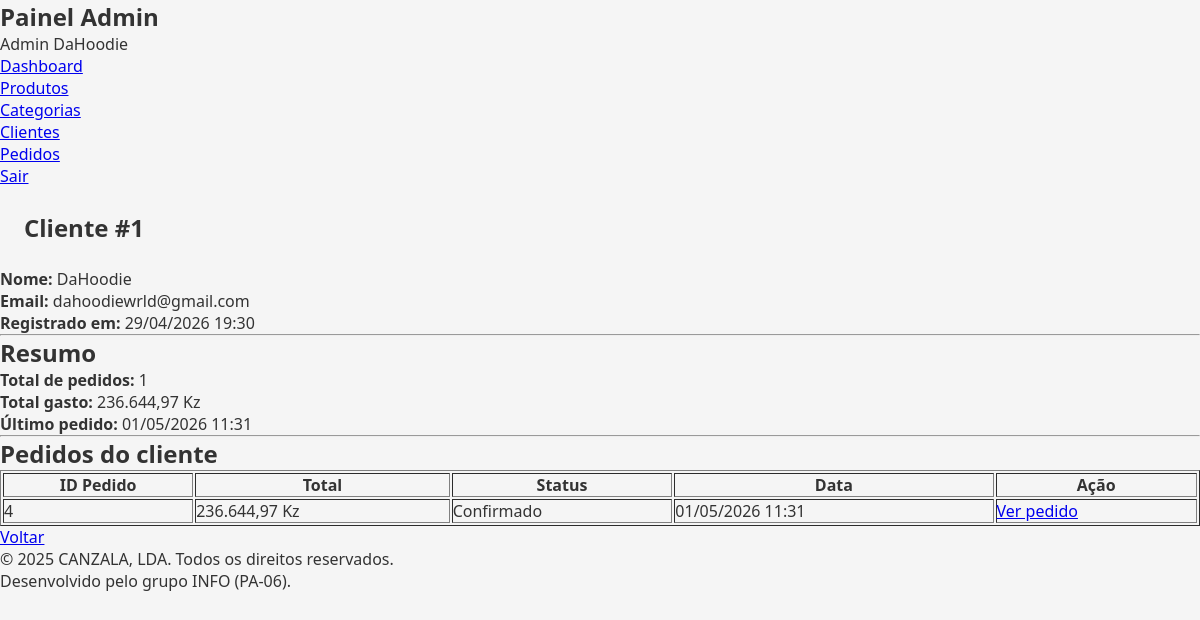
The app's page /admin/clientes/visualizar.php?id=1 (signed in), older data.
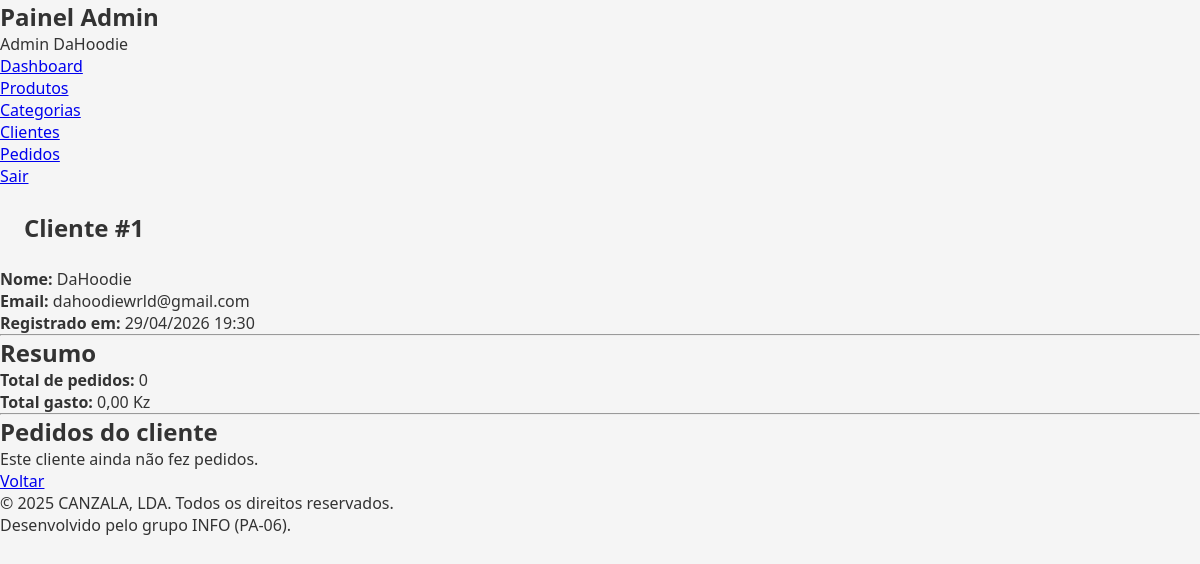
The same page, newer data.
### tables this page shows
CREATE TABLE `pedidos` (
  `id` int(10) UNSIGNED NOT NULL,
  `usuario_id` int(10) UNSIGNED DEFAULT NULL,
  `nome_cliente` varchar(150) NOT NULL,
  `email_cliente` varchar(150) NOT NULL,
  `endereco` text NOT NULL,
  `total` decimal(10,2) NOT NULL,
  `criado_em` timestamp NOT NULL DEFAULT current_timestamp(),
  `status` varchar(50) NOT NULL DEFAULT 'pendente'
);

### admin/clientes/visualizar.php (the view, shortened to what this page needs)
<?php
require_once __DIR__ . '/../../config/db.php';
$id = isset($_GET['id']) ? (int) $_GET['id'] : 0;
$stmt = $pdo->prepare("
    SELECT id, nome, email, criado_em
    FROM usuarios
    WHERE id = ?
    LIMIT 1
");
$stmt->execute([$id]);
$cliente = $stmt->fetch(PDO::FETCH_ASSOC);
$stmt = $pdo->prepare("
    SELECT
        COUNT(*) AS total_pedidos,
        COALESCE(SUM(total), 0) AS total_gasto,
        MAX(criado_em) AS ultimo_pedido
    FROM pedidos
    WHERE usuario_id = ?
");
$stmt->execute([$id]);
$resumo = $stmt->fetch(PDO::FETCH_ASSOC);
$stmt = $pdo->prepare("
    SELECT id, total, status, criado_em
    FROM pedidos
    WHERE usuario_id = ?
    ORDER BY id DESC
");
$stmt->execute([$id]);
$pedidos = $stmt->fetchAll(PDO::FETCH_ASSOC);
require_once __DIR__ . '/../../includes/header.php';
require_once __DIR__ . '/../../includes/admin_sidebar.php';
?>
<main>
    <section class="section">
        <h1>Cliente #<?= (int) $cliente['id'] ?></h1>
        <p><strong>Nome:</strong> <?= htmlspecialchars($cliente['nome']) ?></p>
        <p><strong>Email:</strong> <?= htmlspecialchars($cliente['email']) ?></p>
        <p><strong>Registrado em:</strong> <?= date('d/m/Y H:i', strtotime($cliente['criado_em'])) ?></p>
        <hr>
        <h2>Resumo</h2>
        <p><strong>Total de pedidos:</strong> <?= (int) $resumo['total_pedidos'] ?></p>
        <p><strong>Total gasto:</strong> <?= number_format((float) $resumo['total_gasto'], 2, ',', '.') ?> Kz</p>
        <?php if (!empty($resumo['ultimo_pedido'])): ?>
            <p><strong>Último pedido:</strong> <?= date('d/m/Y H:i', strtotime($resumo['ultimo_pedido'])) ?></p>
        <?php endif; ?>
        <hr>
        <h2>Pedidos do cliente</h2>
        <?php if (empty($pedidos)): ?>
            <p>Este cliente ainda não fez pedidos.</p>
        <?php else: ?>
            <table border="1" cellpadding="8" width="100%">
                <thead>
                    <tr>
                        <th>ID Pedido</th>
                        <th>Total</th>
                        <th>Status</th>
                        <th>Data</th>
                        <th>Ação</th>
                    </tr>
                </thead>
                <tbody>
                    <?php foreach ($pedidos as $pedido): ?>
                        <tr>
                            <td><?= (int) $pedido['id'] ?></td>
                            <td><?= number_format((float) $pedido['total'], 2, ',', '.') ?> Kz</td>
                            <td><?= htmlspecialchars($pedido['status']) ?></td>
                            <td><?= date('d/m/Y H:i', strtotime($pedido['criado_em'])) ?></td>
                            <td>
                                <a href="../pedidos/visualizar.php?id=<?= (int) $pedido['id'] ?>">Ver pedido</a>
                            </td>
                        </tr>
                    <?php endforeach; ?>
                </tbody>
            </table>
        <?php endif; ?>
        <p><a href="listar.php">Voltar</a></p>
    </section>
</main>
<?php require_once __DIR__ . '/../../includes/footer.php'; ?>

Row changes from the older to the newer data that the page shows:
removed pedidos: id "4", total "236.644,97", status "Confirmado", criado_em "01/05/2026 11:31"
Text that changed along with them:
$resumo['total_pedidos']: "1" → "0"
$resumo['total_gasto']: "236.644,97" → "0,00"
date('d/m/Y H:i', strtotime($resumo['ultimo_pedido'])): "01/05/2026 11:31" → (not shown)
text no longer shown: "Último pedido: ID Pedido Total Status Data Ação"
text now shown: "Este cliente ainda não fez pedidos."
